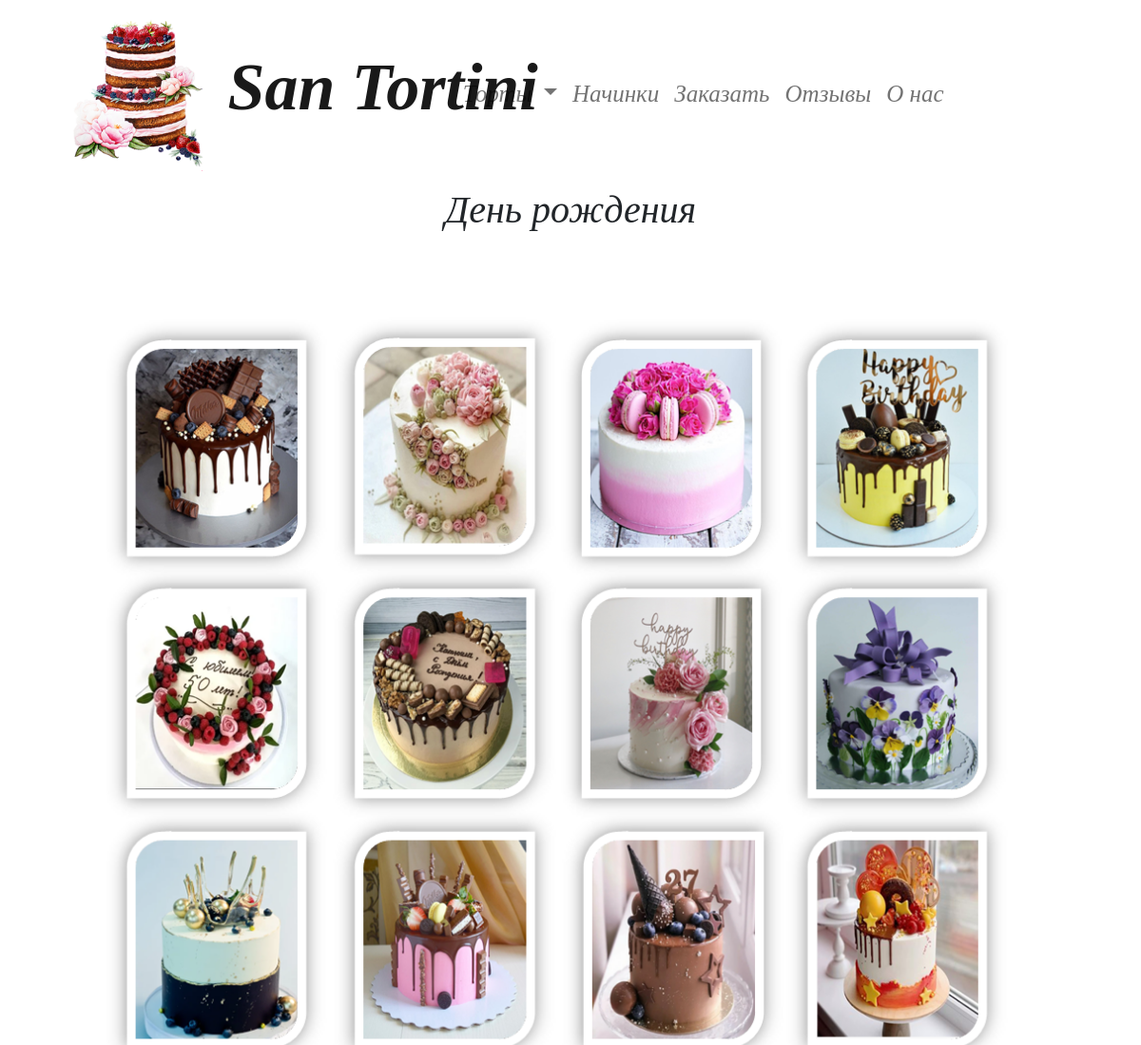
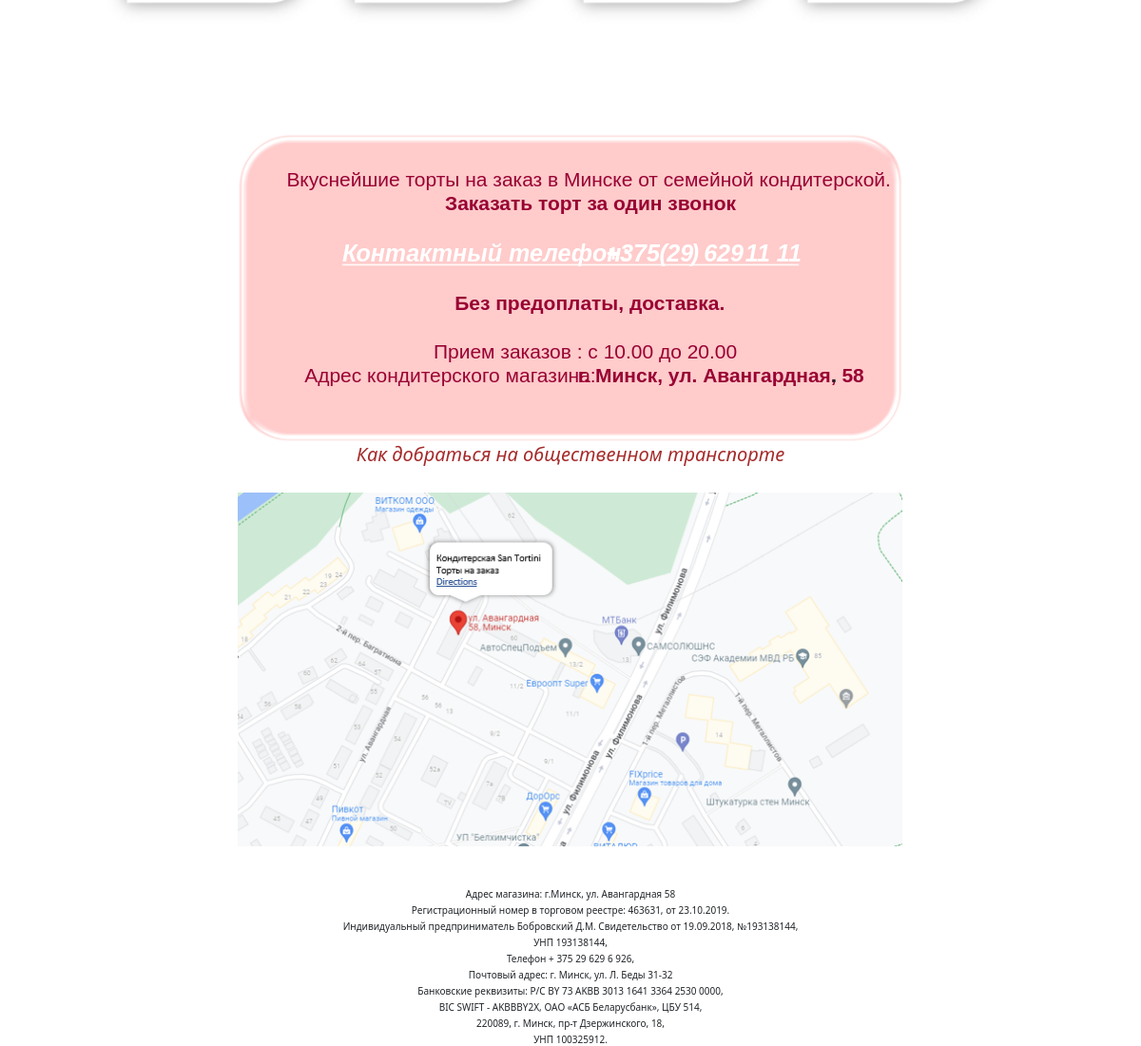
/product/1/, run on the app's committed database (2 pictures, top to bottom).
### cakes/models.py (models this page shows, shortened)
class Sample(models.Model):
    sample = models.CharField(max_length=30)
    images = models.ImageField(upload_to='images')
    product = models.ForeignKey(Product, on_delete=models.CASCADE)

### cakes/views.py (the view)
# urls.py: path('product/<int:product_id>/', views.product, name='product'),
def product(request, product_id):
    product = get_object_or_404(models.Product, id=product_id)
    samples = models.Sample.objects.filter(product=product)
    context = {'product': product, 'samples': samples}
    return render(request, 'product.html', context)

### cakes/templates/product.html (shortened to what this page needs)
{% extends 'base.html' %}
{% load static%}
{% block content %}
{% for sample in samples %}
<div class="container-product">
    <h1 style="text-align: center;font-style: italic; font-family: Edwardian Script ITC; ">{{ sample.sample }}</h1>
    <img src="{{ sample.images.url }}" width="100%">
</div>
{% endfor %}
{% endblock %}

### data on the page
Sample: sample "День рождения", images (picture)
